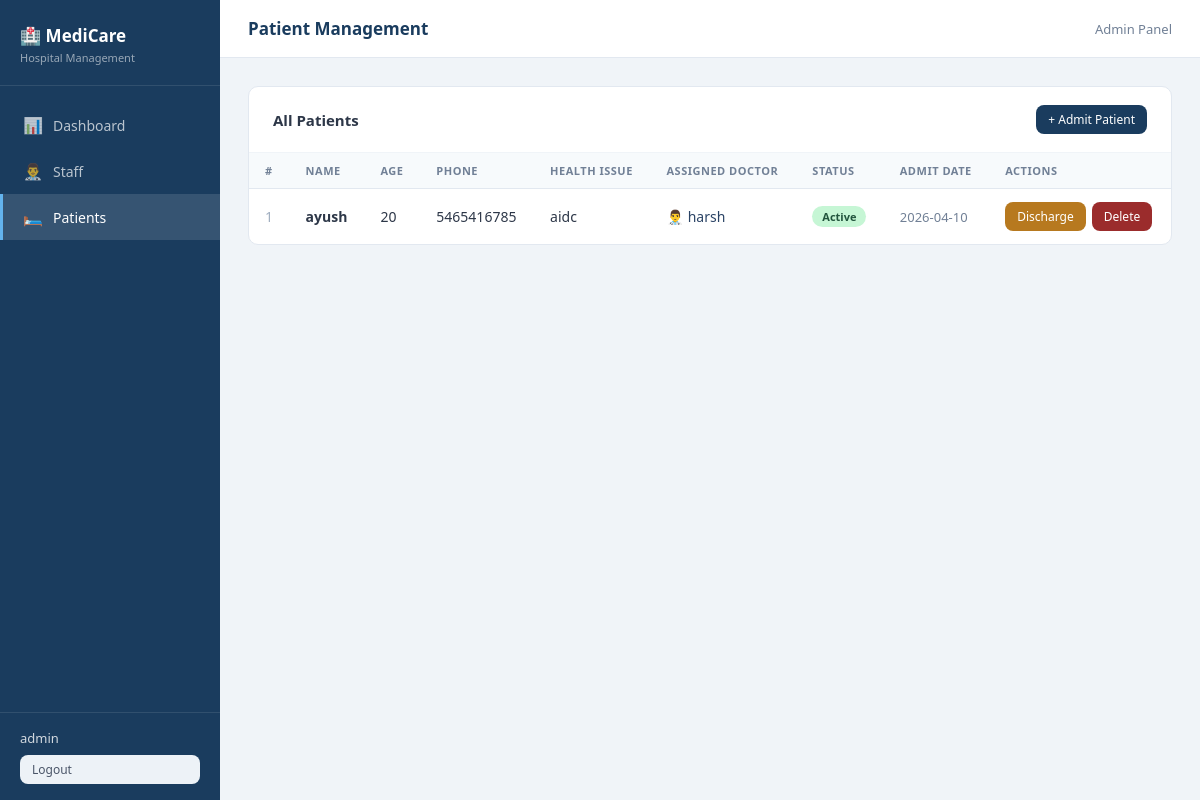
Page /patients (signed in) on the committed database.
### tables this page shows
CREATE TABLE patients (
            id INTEGER PRIMARY KEY AUTOINCREMENT,
            name TEXT NOT NULL,
            age INTEGER,
            phone TEXT,
            health_issue TEXT NOT NULL,
            assigned_doctor_id INTEGER,
            status TEXT DEFAULT 'Active', -- Active / Discharged
            admit_date TEXT DEFAULT (DATE('now')),
            FOREIGN KEY (assigned_doctor_id) REFERENCES staff(id)
        );

CREATE TABLE staff (
            id INTEGER PRIMARY KEY AUTOINCREMENT,
            name TEXT NOT NULL,
            role TEXT NOT NULL,          -- 'Doctor' or 'Staff'
            specialization TEXT,         -- only for doctors
            phone TEXT,
            email TEXT,
            joining_date TEXT DEFAULT (DATE('now'))
        );

### app.py (the view)
@app.route("/patients")
def patients():
    if "admin" not in session:
        return redirect(url_for("login"))
    conn = get_db()
    all_patients = conn.execute("""
        SELECT p.*, s.name as doctor_name
        FROM patients p
        LEFT JOIN staff s ON p.assigned_doctor_id = s.id
        ORDER BY p.admit_date DESC
    """).fetchall()
    doctors = conn.execute("SELECT id, name FROM staff WHERE role = 'Doctor'").fetchall()
    conn.close()
    return render_template("patients.html", patients=all_patients, doctors=doctors)

### app.py (called while the page is built)
def get_db():
    conn = sqlite3.connect(DB)
    conn.row_factory = sqlite3.Row   # lets us use row['column_name']
    return conn

### templates/patients.html (shortened to what this page needs)
{% extends "base.html" %}
{% block page_name %}Patient Management{% endblock %}
{% block content %}
<div class="card">
    <div class="card-header">
        <h2>All Patients</h2>
        <button class="btn btn-primary btn-sm" onclick="openModal('addPatientModal')">+ Admit Patient</button>
    </div>
    <div class="table-wrap">
        {% if patients %}
        <table>
            <thead>
                <tr>
                    <th>#</th>
                    <th>Name</th>
                    <th>Age</th>
                    <th>Phone</th>
                    <th>Health Issue</th>
                    <th>Assigned Doctor</th>
                    <th>Status</th>
                    <th>Admit Date</th>
                    <th>Actions</th>
                </tr>
            </thead>
            <tbody>
                {% for p in patients %}
                <tr>
                    <td style="color:#a0aec0">{{ p['id'] }}</td>
                    <td><strong>{{ p['name'] }}</strong></td>
                    <td>{{ p['age'] or '—' }}</td>
                    <td>{{ p['phone'] or '—' }}</td>
                    <td>{{ p['health_issue'] }}</td>
                    <td>
                        {% if p['doctor_name'] %}
                            <span style="color:#2a4365">👨‍⚕️ {{ p['doctor_name'] }}</span>
                        {% else %}
                            <span style="color:#a0aec0">Not assigned</span>
                        {% endif %}
                    </td>
                    <td>
                        <span class="badge badge-{{ p['status'].lower() }}">{{ p['status'] }}</span>
                    </td>
                    <td style="color:#718096; font-size:13px;">{{ p['admit_date'] }}</td>
                    <td>
                        <div style="display:flex; gap:6px;">
                            {% if p['status'] == 'Active' %}
                            <form method="POST" action="/patients/discharge/{{ p['id'] }}"
                                  onsubmit="return confirm('Discharge this patient?')">
                                <button type="submit" class="btn btn-warning btn-sm">Discharge</button>
                            </form>
                            {% endif %}
                            <form method="POST" action="/patients/delete/{{ p['id'] }}"
                                  onsubmit="return confirm('Delete this patient record?')">
                                <button type="submit" class="btn btn-danger btn-sm">Delete</button>
                            </form>
                        </div>
                    </td>
                </tr>
                {% endfor %}
            </tbody>
        </table>
        {% else %}
        <div class="empty-state">
            <div class="icon">🛏️</div>
            <p>No patients admitted yet.</p>
        </div>
        {% endif %}
    </div>
</div>
{% endblock %}

### static/style.css (style rules this page uses)
* { margin: 0; padding: 0; box-sizing: border-box; }
body { font-family: 'Segoe UI', sans-serif; background: #f0f4f8; color: #1a202c; min-height: 100vh; }
.card { background: white; border-radius: 10px; border: 1px solid #e2e8f0; margin-bottom: 24px; }
.card-header { padding: 18px 24px; border-bottom: 1px solid #f0f4f8; display: flex; align-items: center; justify-content: space-between; }
.card-header h2 { font-size: 15px; font-weight: 600; color: #2d3748; }
.btn { display: inline-flex; align-items: center; gap: 6px; padding: 10px 20px; border-radius: 8px; border: none; cursor: pointer; font-size: 14px; font-weight: 500; font-family: inherit; transition: all 0.15s; }
.btn-primary { background: #1a3c5e; color: white; }
.btn-danger { background: #9b2c2c; color: white; }
.btn-warning { background: #b7791f; color: white; }
.btn-sm { padding: 6px 12px; font-size: 12px; }
.table-wrap { overflow-x: auto; }
table { width: 100%; border-collapse: collapse; font-size: 14px; }
th { background: #f7fafc; padding: 10px 16px; text-align: left; font-size: 11px; font-weight: 600; color: #718096; text-transform: uppercase; letter-spacing: 0.5px; border-bottom: 1px solid #e2e8f0; }
td { padding: 13px 16px; border-bottom: 1px solid #f0f4f8; color: #2d3748; vertical-align: middle; }
tr:last-child td { border-bottom: none; }
.badge { display: inline-block; padding: 3px 10px; border-radius: 20px; font-size: 11px; font-weight: 600; }
.badge-active { background: #c6f6d5; color: #22543d; }

### rows in the picture
patients: id "1", name "ayush", age "20", phone "5465416785", health_issue "aidc", doctor_name "harsh", status "Active", admit_date "2026-04-10"

### other values in the picture
{{ session['admin'] }} "admin"
